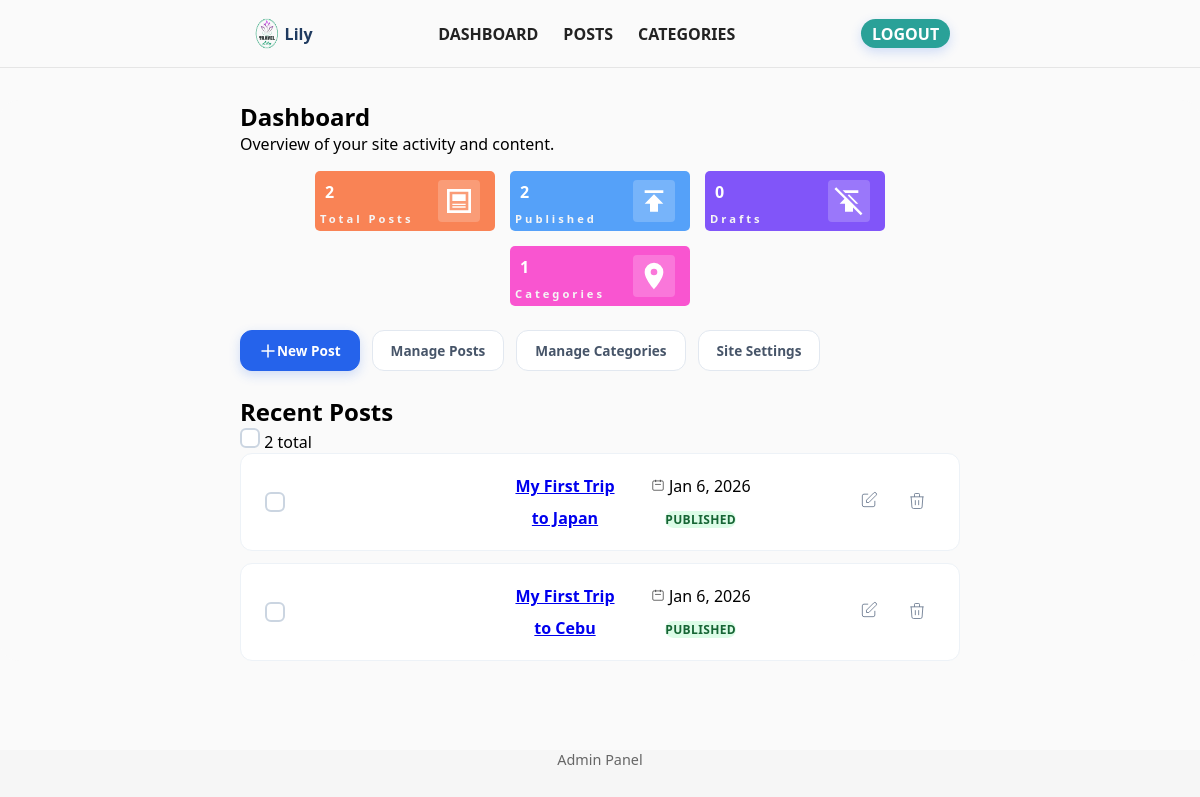
The app's page /admin/dashboard (signed in) with its own data.
### tables this page shows
CREATE TABLE posts (
    id INT AUTO_INCREMENT PRIMARY KEY,
    title VARCHAR(255) NOT NULL,
    slug VARCHAR(255) NOT NULL UNIQUE,
    content TEXT NOT NULL,
    featured_image VARCHAR(255),
    category_id INT NOT NULL,
    status ENUM('draft', 'published') DEFAULT 'draft',
    created_at TIMESTAMP DEFAULT CURRENT_TIMESTAMP,
    CONSTRAINT fk_category 
    FOREIGN KEY (category_id) REFERENCES categories(id) 
    ON DELETE RESTRICT
);

### admin/dashboard.php (the view, shortened to what this page needs)
<?php
require_once '../includes/config.php';
require_once __DIR__ . '/includes/admin-header.php';
$totalPosts = $pdo->query("SELECT COUNT(*) FROM posts")->fetchColumn();
$publishedPosts = $pdo->query("SELECT COUNT(*) FROM posts WHERE status = 'published'")->fetchColumn();
$draftPosts = $pdo->query("SELECT COUNT(*) FROM posts WHERE status = 'draft'")->fetchColumn();
$totalCategories = $pdo->query("SELECT COUNT(*) FROM categories")->fetchColumn();
$stmt = $pdo->prepare("
    SELECT id, title, status, created_at, featured_image
    FROM posts
    ORDER BY created_at DESC
    LIMIT 5
");
$stmt->execute();
$recentPosts = $stmt->fetchAll(PDO::FETCH_ASSOC);
?>
<section class="admin-section admin-dashboard">
    <header class="admin-dashboard-header">
        <h1>Dashboard</h1>
        <p>Overview of your site activity and content.</p>
    </header>
    <div class="dashboard-cards">
        <div class="card">
            <strong class="value"><?= $totalPosts ?></strong>
            <span class="name">Total Posts</span>
            <svg class="icon" xmlns="http://www.w3.org/2000/svg" viewBox="0 0 24 24">
                <title>Total Posts</title>
                <path d="M19 5V19H5V5H19M21 3H3V21H21V3M17 17H7V16H17V17M17 15H7V14H17V15M17 12H7V7H17V12Z" />
            </svg>
        </div>
        <div class="card">
            <strong class="value"><?= $publishedPosts ?></strong>
            <span class="name">Published</span>
            <svg class="icon" xmlns="http://www.w3.org/2000/svg" viewBox="0 0 24 24">
                <title>Published</title>
                <path d="M5,4V6H19V4H5M5,14H9V20H15V14H19L12,7L5,14Z" />
            </svg>
        </div>
        <div class="card">
            <strong class="value"><?= $draftPosts ?></strong>
            <span class="name">Drafts</span>
            <svg class="icon" xmlns="http://www.w3.org/2000/svg" viewBox="0 0 24 24">
                <title>Drafts</title>
                <path d="M20.8 22.7L15 16.9V20H9V14H5L8.6 10.4L1.1 3L2.4 1.7L22.1 21.4L20.8 22.7M19 6V4H7.2L9.2 6H19M17.2 14H19L12 7L11.1 7.9L17.2 14Z" />
            </svg>
        </div>
        <div class="card">
            <strong class="value"><?= $totalCategories ?></strong>
            <span class="name">Categories</span>
            <svg class="icon" xmlns="http://www.w3.org/2000/svg" viewBox="0 0 24 24">
                <title>Categories</title>
                <path d="M12,11.5A2.5,2.5 0 0,1 9.5,9A2.5,2.5 0 0,1 12,6.5A2.5,2.5 0 0,1 14.5,9A2.5,2.5 0 0,1 12,11.5M12,2A7,7 0 0,0 5,9C5,14.25 12,22 12,22C12,22 19,14.25 19,9A7,7 0 0,0 12,2Z" />
            </svg>
        </div>
    </div>
    <div class="dashboard-actions">
        <a class="btn primary" href="<?= BASE_URL ?>admin/create-post">
            <svg width="18" height="18" fill="none" stroke="currentColor" viewBox="0 0 24 24">
            <path stroke-linecap="round" stroke-linejoin="round" stroke-width="2" d="M12 4v16m8-8H4"></path>
        </svg>
            New Post
        </a>
        <a class="btn" href="<?= BASE_URL ?>admin/posts">Manage Posts</a>
        <a class="btn" href="<?= BASE_URL ?>admin/categories">Manage Categories</a>
        <a class="btn" href="<?=BASE_URL?>admin/settings">Site Settings</a>
    </div>
    <section class="dashboard-panel">
        <div class="panel-header">
            <h2>Recent Posts</h2>
            <label class="custom-checkbox">
                <span class="checkmark"></span>
            </label>
            <span class="post-count"><?= count($recentPosts) ?> total</span>
        </div>
        <?php if ($recentPosts): ?>
        <form method="post" action="posts-bulk" id="bulkActionForm">
            <div class="post-list-container">
                <?php foreach ($recentPosts as $post): ?>
                    <div class="post-row-card">
                        <div class="post-row-leading">
                            <label class="custom-checkbox">
                                <span class="checkmark"></span>
                            </label>
                        </div>
                        <div class="post-row-main">
                            <h4 class="post-title-link">
                                <a href="<?= BASE_URL ?>admin/edit-post?id=<?= $post['id'] ?>">
                                    <?= htmlspecialchars($post['title']) ?>
                                </a>
                            </h4>
                            <div class="post-meta-sub">
                                <span class="meta-item">
                                    <svg width="14" height="14" fill="none" stroke="currentColor" viewBox="0 0 24 24"><path d="M8 7V3m8 4V3m-9 8h10M5 21h14a2 2 0 002-2V7a2 2 0 00-2-2H5a2 2 0 00-2 2v12a2 2 0 002 2z" /></svg>
                                    <?= date('M j, Y', strtotime($post['created_at'])) ?>
                                </span>
                                <span class="status-pill <?= $post['status'] ?>">
                                    <?= ucfirst($post['status']) ?>
                                </span>
                            </div>
                        </div>
                        <div class="post-row-actions">
                            <a title="Edit" href="<?= BASE_URL ?>admin/edit-post?id=<?= $post['id'] ?>" class="action-icon-btn edit">
                                <svg width="20" height="20" fill="none" stroke="currentColor" viewBox="0 0 24 24"><path d="M11 5H6a2 2 0 00-2 2v11a2 2 0 002 2h11a2 2 0 002-2v-5m-1.414-9.414a2 2 0 112.828 2.828L11.828 15H9v-2.828l8.586-8.586z" /></svg>
                            </a>
                            <button
                                type="button"
                                class="action-icon-btn delete btn-delete-trigger"
                                data-id="<?= $post['id']; ?>"
                                data-title="<?= htmlspecialchars($post['title']); ?>"
                            >
                                <svg width="20" height="20" fill="none" stroke="currentColor" viewBox="0 0 24 24"><path d="M19 7l-.867 12.142A2 2 0 0116.138 21H7.862a2 2 0 01-1.995-1.858L5 7m5 4v6m4-6v6m1-10V4a1 1 0 00-1-1h-4a1 1 0 00-1 1v3M4 7h16" /></svg>
                            </button>
                        </div>
                    </div>
                <?php endforeach; ?>
            </div>
        </form>
        <?php else: ?>
            <p class="empty-state">No posts yet.</p>
        <?php endif; ?>
    </section>
</section>
<?php
require_once 'includes/admin-footer.php';
?>

### public/assets/css/admin.css (style rules this page uses)
:root { --primary: #1f3a5f; --accent: #2aa198; --text: #222; --muted: #666; --border: #e5e5e5; --bg-light: #fafafa; }
* { margin: 0; padding: 0; box-sizing: border-box; }
body { font-family: system-ui, sans-serif; background: #f6f6f6; display: flex; flex-direction: column; min-height: 100vh; }
.admin-section { max-width: 100%; padding-inline: 20%; margin: 2rem auto; background: var(--bg-light); border-radius: 20px; }
.dashboard-cards { display: flex; flex-direction: row; justify-content: center; align-items: center; flex-wrap: wrap; gap: 15px; margin: 1rem auto; }
.dashboard-cards .card { width: 23%; min-width: 180px; height: 60px; border-radius: 5px; background-color: #fa591abb; position: relative; }
.card .value { position: absolute; top: 10px; left: 10px; overflow-wrap: break-word; font-size: 1rem; color: #fff; letter-spacing: 2px; font-weight: 700; }
.card .name { position: absolute; bottom: 5px; left: 5px; font-size: .7rem; color: whitesmoke; letter-spacing: 3px; font-weight: 600; }
.card .icon { position: absolute; right: 15px; top: 50%; transform: translateY(-50%); width: 42px; height: 42px; fill: white; background: rgba(255, 255, 255, 0.2); padding: 5px; border-radius: 4px; }
.card:nth-child(2) { background-color: #1a82fabb; }
.card:nth-child(3) { background-color: #561afabb; }
.card:nth-child(4) { background-color: #fa1ac2bb; }
.dashboard-actions { display: flex; gap: 12px; margin: 24px 0; flex-wrap: wrap; }
.dashboard-actions .btn { display: inline-flex; align-items: center; padding: 10px 18px; border-radius: 12px; font-size: 0.85rem; font-weight: 600; text-decoration: none; transition: all 0.2s cubic-bezier(0.4, 0, 0.2, 1); border: 1px solid #e2e8f0; background: #ffffff; color: #475569; }
.dashboard-actions .btn.primary { background: #2563eb; color: #ffffff; border-color: #2563eb; box-shadow: 0 4px 12px rgba(37, 99, 235, 0.2); }
.post-row-card { width: 100%; display: flex; flex-wrap: wrap; justify-content: space-between; align-items: center; background: #fff; padding: 1rem 1.5rem; margin-bottom: 0.75rem; border-radius: 12px; border: 1px solid #edf2f7; transition: all 0.2s cubic-bezier(0.4, 0, 0.2, 1); }
.post-row-leading { display: flex; align-items: center; gap: 1.25rem; flex-shrink: 0; }
.post-row-main { flex-grow: 1; margin-left: 4rem; display: flex; flex-wrap: wrap; gap: 5%; }
.post-row-main > * { flex-grow: 1; width: 120px; max-width: 120px; text-align: center; line-height: 2rem; }
.post-title-link { flex-grow: 1; width: 120px; max-width: 120px; }
.status-pill { width: 100%; height: 22px; font-size: 0.75rem; font-weight: 600; border-radius: 99px; text-transform: uppercase; letter-spacing: 0.03em; text-align: center; line-height: 22px; }
.status-pill.published { background: #dcfce7; color: #166534; }
.action-icon-btn { padding: 8px; border-radius: 8px; border: none; background: transparent; color: #64748b; cursor: pointer; transition: background 0.2s; }
.post-row-actions { display: flex; align-items: center; gap: 0.75rem; flex-shrink: 0; margin-left: 2rem; }
.custom-checkbox { position: relative; display: inline-block; width: 20px; height: 20px; cursor: pointer; user-select: none; }
.checkmark { position: absolute; top: 0; left: 0; height: 20px; width: 20px; background-color: #fff; border: 2px solid #cbd5e1; border-radius: 6px; transition: all 0.2s cubic-bezier(0.4, 0, 0.2, 1); }
button { cursor: pointer; background: var(--primary); color: #fff; border: none; border-radius: 4px; padding: 0.5rem; }

### records on screen
posts: title "My First Trip to Japan", created_at "Jan 6, 2026", status "PUBLISHED"
posts: title "My First Trip to Cebu", created_at "Jan 6, 2026", status "PUBLISHED"

### other values on screen
$settings['website_name'] "Lily"
$totalPosts "2"
$publishedPosts "2"
$draftPosts "0"
$totalCategories "1"
count($recentPosts) "2"
